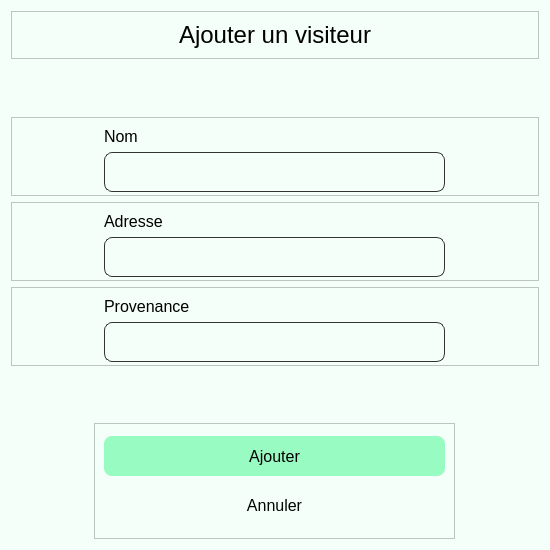
<?xml version="1.0" encoding="UTF-8"?>
<ui version="4.0">
 <class>visiteur_ajout</class>
 <widget class="QDialog" name="visiteur_ajout">
  <property name="geometry">
   <rect>
    <x>0</x>
    <y>0</y>
    <width>550</width>
    <height>550</height>
   </rect>
  </property>
  <property name="minimumSize">
   <size>
    <width>550</width>
    <height>550</height>
   </size>
  </property>
  <property name="maximumSize">
   <size>
    <width>550</width>
    <height>550</height>
   </size>
  </property>
  <property name="windowTitle">
   <string>Dialog</string>
  </property>
  <property name="styleSheet">
   <string notr="true">background-color:#f5fff9</string>
  </property>
  <layout class="QVBoxLayout" name="verticalLayout">
   <item>
    <widget class="QFrame" name="frame_2">
     <property name="frameShape">
      <enum>QFrame::StyledPanel</enum>
     </property>
     <property name="frameShadow">
      <enum>QFrame::Raised</enum>
     </property>
     <layout class="QHBoxLayout" name="horizontalLayout">
      <item>
       <spacer name="horizontalSpacer">
        <property name="orientation">
         <enum>Qt::Horizontal</enum>
        </property>
        <property name="sizeHint" stdset="0">
         <size>
          <width>169</width>
          <height>20</height>
         </size>
        </property>
       </spacer>
      </item>
      <item>
       <widget class="QLabel" name="label">
        <property name="maximumSize">
         <size>
          <width>4000</width>
          <height>29</height>
         </size>
        </property>
        <property name="styleSheet">
         <string notr="true">font-size:24px;
font: &quot;Arial&quot;;</string>
        </property>
        <property name="text">
         <string>Ajouter un visiteur</string>
        </property>
       </widget>
      </item>
      <item>
       <spacer name="horizontalSpacer_2">
        <property name="orientation">
         <enum>Qt::Horizontal</enum>
        </property>
        <property name="sizeHint" stdset="0">
         <size>
          <width>169</width>
          <height>20</height>
         </size>
        </property>
       </spacer>
      </item>
     </layout>
    </widget>
   </item>
   <item>
    <spacer name="verticalSpacer_3">
     <property name="orientation">
      <enum>Qt::Vertical</enum>
     </property>
     <property name="sizeHint" stdset="0">
      <size>
       <width>20</width>
       <height>44</height>
      </size>
     </property>
    </spacer>
   </item>
   <item>
    <widget class="QFrame" name="input_4">
     <property name="minimumSize">
      <size>
       <width>361</width>
       <height>79</height>
      </size>
     </property>
     <property name="maximumSize">
      <size>
       <width>16777215</width>
       <height>79</height>
      </size>
     </property>
     <property name="styleSheet">
      <string notr="true"/>
     </property>
     <property name="frameShape">
      <enum>QFrame::StyledPanel</enum>
     </property>
     <property name="frameShadow">
      <enum>QFrame::Raised</enum>
     </property>
     <layout class="QVBoxLayout" name="verticalLayout_2">
      <item alignment="Qt::AlignHCenter">
       <widget class="QLabel" name="label_2">
        <property name="minimumSize">
         <size>
          <width>341</width>
          <height>0</height>
         </size>
        </property>
        <property name="maximumSize">
         <size>
          <width>341</width>
          <height>16777215</height>
         </size>
        </property>
        <property name="styleSheet">
         <string notr="true">font-size:16px;
font: &quot;Arial&quot;;</string>
        </property>
        <property name="text">
         <string>Nom</string>
        </property>
       </widget>
      </item>
      <item alignment="Qt::AlignHCenter">
       <widget class="QTextEdit" name="nomDuVisiteurAjout">
        <property name="minimumSize">
         <size>
          <width>341</width>
          <height>40</height>
         </size>
        </property>
        <property name="maximumSize">
         <size>
          <width>341</width>
          <height>40</height>
         </size>
        </property>
        <property name="styleSheet">
         <string notr="true">border-radius:8px;
border:1px solid #333333;
font-size:16px;
font: &quot;Arial&quot;;</string>
        </property>
       </widget>
      </item>
     </layout>
    </widget>
   </item>
   <item>
    <widget class="QFrame" name="input_5">
     <property name="minimumSize">
      <size>
       <width>361</width>
       <height>79</height>
      </size>
     </property>
     <property name="maximumSize">
      <size>
       <width>16777215</width>
       <height>79</height>
      </size>
     </property>
     <property name="styleSheet">
      <string notr="true"/>
     </property>
     <property name="frameShape">
      <enum>QFrame::StyledPanel</enum>
     </property>
     <property name="frameShadow">
      <enum>QFrame::Raised</enum>
     </property>
     <layout class="QVBoxLayout" name="verticalLayout_3">
      <item alignment="Qt::AlignHCenter">
       <widget class="QLabel" name="label_3">
        <property name="minimumSize">
         <size>
          <width>341</width>
          <height>0</height>
         </size>
        </property>
        <property name="maximumSize">
         <size>
          <width>341</width>
          <height>16777215</height>
         </size>
        </property>
        <property name="styleSheet">
         <string notr="true">font-size:16px;
font: &quot;Arial&quot;;</string>
        </property>
        <property name="text">
         <string>Adresse</string>
        </property>
       </widget>
      </item>
      <item alignment="Qt::AlignHCenter">
       <widget class="QTextEdit" name="adresseVisiteurAjout">
        <property name="minimumSize">
         <size>
          <width>341</width>
          <height>40</height>
         </size>
        </property>
        <property name="maximumSize">
         <size>
          <width>341</width>
          <height>40</height>
         </size>
        </property>
        <property name="styleSheet">
         <string notr="true">border-radius:8px;
border:1px solid #333333;
font-size:16px;
font: &quot;Arial&quot;;</string>
        </property>
       </widget>
      </item>
     </layout>
    </widget>
   </item>
   <item>
    <widget class="QFrame" name="input_6">
     <property name="minimumSize">
      <size>
       <width>361</width>
       <height>79</height>
      </size>
     </property>
     <property name="maximumSize">
      <size>
       <width>16777215</width>
       <height>79</height>
      </size>
     </property>
     <property name="styleSheet">
      <string notr="true"/>
     </property>
     <property name="frameShape">
      <enum>QFrame::StyledPanel</enum>
     </property>
     <property name="frameShadow">
      <enum>QFrame::Raised</enum>
     </property>
     <layout class="QVBoxLayout" name="verticalLayout_4">
      <item alignment="Qt::AlignHCenter">
       <widget class="QLabel" name="label_4">
        <property name="minimumSize">
         <size>
          <width>341</width>
          <height>0</height>
         </size>
        </property>
        <property name="maximumSize">
         <size>
          <width>341</width>
          <height>16777215</height>
         </size>
        </property>
        <property name="styleSheet">
         <string notr="true">font-size:16px;
font: &quot;Arial&quot;;</string>
        </property>
        <property name="text">
         <string>Provenance</string>
        </property>
       </widget>
      </item>
      <item alignment="Qt::AlignHCenter">
       <widget class="QTextEdit" name="provenanceVisiteurAjout">
        <property name="minimumSize">
         <size>
          <width>341</width>
          <height>40</height>
         </size>
        </property>
        <property name="maximumSize">
         <size>
          <width>341</width>
          <height>40</height>
         </size>
        </property>
        <property name="styleSheet">
         <string notr="true">border-radius:8px;
border:1px solid #333333;
font-size:16px;
font: &quot;Arial&quot;;</string>
        </property>
       </widget>
      </item>
     </layout>
    </widget>
   </item>
   <item>
    <spacer name="verticalSpacer">
     <property name="orientation">
      <enum>Qt::Vertical</enum>
     </property>
     <property name="sizeHint" stdset="0">
      <size>
       <width>20</width>
       <height>44</height>
      </size>
     </property>
    </spacer>
   </item>
   <item alignment="Qt::AlignHCenter">
    <widget class="QFrame" name="frame">
     <property name="minimumSize">
      <size>
       <width>0</width>
       <height>116</height>
      </size>
     </property>
     <property name="styleSheet">
      <string notr="true">QPushButton {
border-radius:8px;
font-size:16px;
font: &quot;Arial&quot;;
}</string>
     </property>
     <property name="frameShape">
      <enum>QFrame::StyledPanel</enum>
     </property>
     <property name="frameShadow">
      <enum>QFrame::Raised</enum>
     </property>
     <layout class="QVBoxLayout" name="verticalLayout_5">
      <item>
       <widget class="QPushButton" name="visiteur_ajouter">
        <property name="minimumSize">
         <size>
          <width>341</width>
          <height>40</height>
         </size>
        </property>
        <property name="maximumSize">
         <size>
          <width>341</width>
          <height>40</height>
         </size>
        </property>
        <property name="styleSheet">
         <string notr="true">QPushButton {
	background-color:#98fbc1;;
}
:hover{
background-color:#07c556;
}</string>
        </property>
        <property name="text">
         <string>Ajouter</string>
        </property>
       </widget>
      </item>
      <item>
       <widget class="QPushButton" name="visiteur_annuler">
        <property name="minimumSize">
         <size>
          <width>341</width>
          <height>40</height>
         </size>
        </property>
        <property name="maximumSize">
         <size>
          <width>341</width>
          <height>40</height>
         </size>
        </property>
        <property name="styleSheet">
         <string notr="true">QPushButton {
	color:#000502;
}
</string>
        </property>
        <property name="text">
         <string>Annuler</string>
        </property>
       </widget>
      </item>
     </layout>
    </widget>
   </item>
  </layout>
 </widget>
 <resources/>
 <connections/>
</ui>
